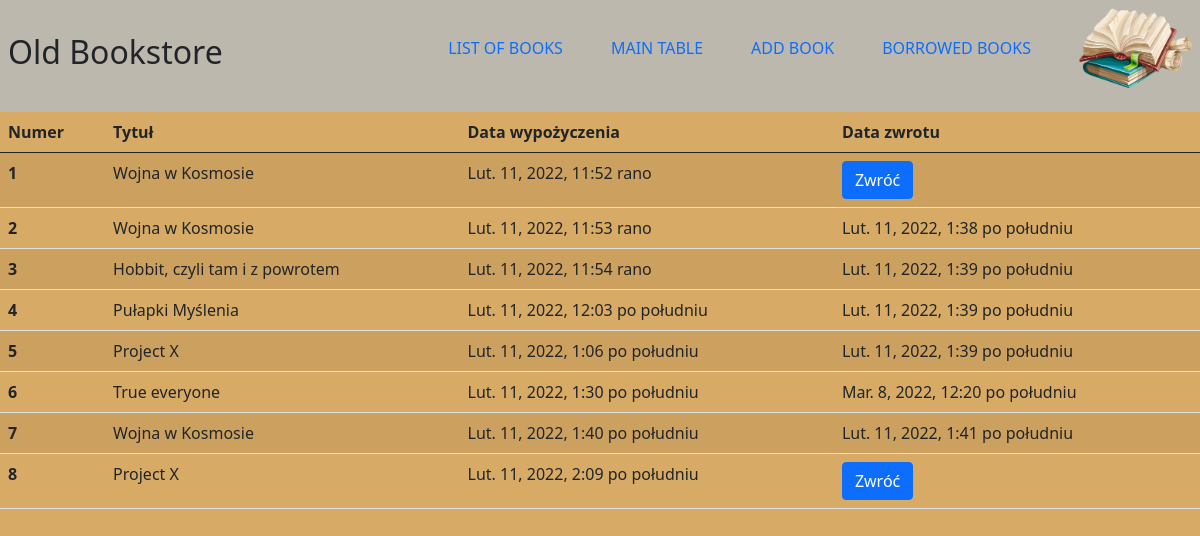
The app's page /books/borrows-list/ (signed in) with its own data.
### books/models.py (models this page shows, shortened)
class Borrow(models.Model):
  book = models.ForeignKey('Book', on_delete=models.CASCADE, related_name='borrows')
  user = models.ForeignKey('auth.User', on_delete=models.CASCADE, related_name='borrows')
  borrow_date = models.DateTimeField(auto_now_add=True)
  return_date = models.DateTimeField(blank=True, null=True)

class Book(Timestamp):
  class Meta:
    verbose_name = "Książka"
    verbose_name_plural = "Książki"
  title = models.CharField(max_length=255)
  description = models.TextField(max_length=1500)
  available = models.BooleanField(default=True)
  publication_year = models.SmallIntegerField(help_text="Please use this format 'YYYY'", blank=True, null=True)
  authors = models.ManyToManyField(Author, related_name="books")
  tags = models.ManyToManyField("tags.Tag", blank=True, related_name="books")
  image = ImageField(upload_to='books/covers/%Y/%m/%d', blank=True, null=True)

### books/views.py (the view)
# urls.py: path('borrows-list/', handle_book_borrows, name='borrows_list'),
def handle_book_borrows(request, book_id=None):
  user = request.user
  if user.is_authenticated:
    if request.method == 'POST':
      if request.POST.get('borrow'):
        book = Book.objects.get(pk=book_id)
        Borrow.objects.create(
          user = user,
          book = book
        )
        book.available = False
        book.save()
        return HttpResponseRedirect(reverse('books:details', args=[book_id]))
      else:
        keys = [key for key in request.POST.keys() if key.startswith('book_')]
        key = int(keys[0].split('_')[1])
        book = Book.objects.get(id=key)
        borrow = Borrow.objects.filter(user=user, book=book).last()
        if not borrow.return_date:
          borrow.return_date = timezone.now()
          borrow.save()
          book.available = True
          book.save()
        return HttpResponseRedirect(reverse('books:borrows_list'))
    else:
      borrows = Borrow.objects.filter(user=user)
      return render(request, 'books/borrows_list.html', {'borrows': borrows})
  else:
     return HttpResponseRedirect(reverse('books:list'))

### books/templates/books/borrows_list.html (shortened to what this page needs)
{% extends "books/layout.html" %}
{% block body %}
<table class="table table-striped">
  <thead>
    <tr>
      <th scope="col">Numer</th>
      <th scope="col">Tytuł</th>
      <th scope="col">Data wypożyczenia</th>
      <th scope="col">Data zwrotu</th>
    </tr>
  </thead>
  <tbody>
    {% for borrow in borrows %}
      <form action="{% url 'books:borrows_list' %}" method="post">
      <tr>
        <th scope="row">{{ forloop.counter }}</th>
        <td>{{ borrow.book.title }}</td>
        <td>{{ borrow.borrow_date }}</td>
        <td>
          {% if borrow.return_date %}
            {{ borrow.return_date }}
          {% else %}
            <button type="submit" name="book_{{ borrow.book.id }}" class="btn btn-primary">Zwróć</button>
          {% endif %}
        </td>
      </tr>
      </form>
    {% endfor %}
  </tbody>
</table
{% endblock %}

### books/static/books/css/style.css (style rules this page uses)
*, *::before, *::after { margin: 0; padding: 0; box-sizing: border-box; }
body { background-color: #d7aa65; }

### records on screen
Borrow: book "Wojna w Kosmosie", borrow_date "Lut. 11, 2022, 11:52 rano"
Borrow: book "Wojna w Kosmosie", borrow_date "Lut. 11, 2022, 11:53 rano", return_date "Lut. 11, 2022, 1:38 po południu"
Borrow: book "Hobbit, czyli tam i z powrotem", borrow_date "Lut. 11, 2022, 11:54 rano", return_date "Lut. 11, 2022, 1:39 po południu"
Borrow: book "Pułapki Myślenia", borrow_date "Lut. 11, 2022, 12:03 po południu", return_date "Lut. 11, 2022, 1:39 po południu"
Borrow: book "Project X", borrow_date "Lut. 11, 2022, 1:06 po południu", return_date "Lut. 11, 2022, 1:39 po południu"
Borrow: book "True everyone", borrow_date "Lut. 11, 2022, 1:30 po południu", return_date "Mar. 8, 2022, 12:20 po południu"
Borrow: book "Wojna w Kosmosie", borrow_date "Lut. 11, 2022, 1:40 po południu", return_date "Lut. 11, 2022, 1:41 po południu"
Borrow: book "Project X", borrow_date "Lut. 11, 2022, 2:09 po południu"
